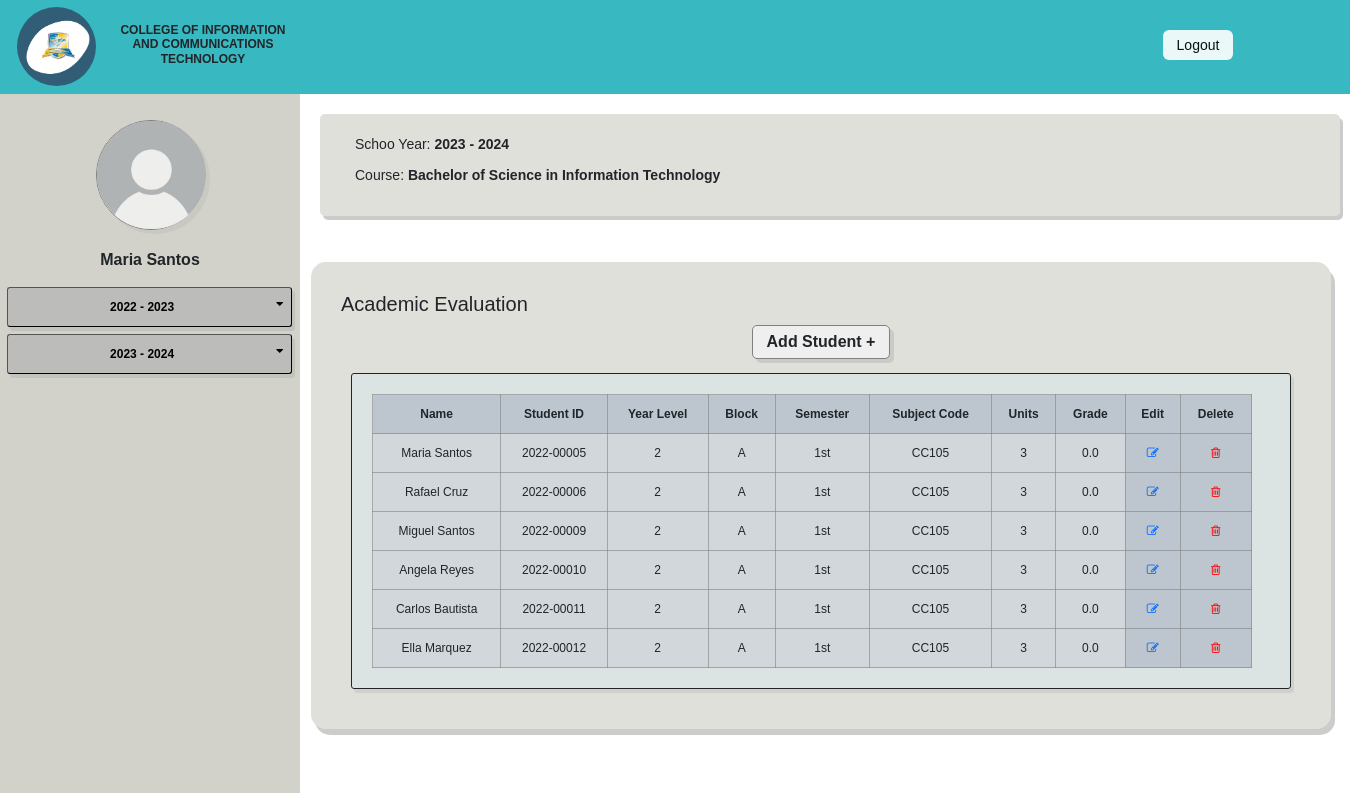
The app's page /faculty-page/faculty-main-page/faculty1_class.php (signed in) with its own data.
### tables this page shows
CREATE TABLE `faculty1db` (
  `id` int(11) NOT NULL,
  `name` varchar(50) NOT NULL,
  `idnum` varchar(20) NOT NULL,
  `yr_level` varchar(20) NOT NULL,
  `block` varchar(20) NOT NULL,
  `semester` varchar(20) NOT NULL,
  `units` int(20) NOT NULL,
  `school_year` varchar(20) NOT NULL DEFAULT '2023-2024',
  `course` varchar(50) NOT NULL DEFAULT 'BS Information Technology',
  `grade` decimal(10,1) NOT NULL,
  `subject_code` varchar(50) NOT NULL
);

### faculty-page/faculty-main-page/faculty1_class.php (the view, shortened to what this page needs)
<?php
    include("/xampp/htdocs/grps/db-conn.php");
    $username = $_SESSION['username'];
    $query = "SELECT name FROM login WHERE username = ?";
    $stmt = $con->prepare($query);
    $stmt->bind_param("s", $username);
    $stmt->execute();
    $result_name = $stmt->get_result();
    if ($result_name->num_rows == 1) {
        $row_name = $result_name->fetch_assoc();
        $name = $row_name['name'];
    } else {
        $name = "User not found";
    }
    $query = "select * from faculty1db WHERE block = 'A' ";
    $result = mysqli_query($con,$query);
?>
<!DOCTYPE html>
<html lang="en">
<head>
    <link rel="stylesheet" href="https://cdnjs.cloudflare.com/ajax/libs/font-awesome/4.7.0/css/font-awesome.min.css">
    <link rel="stylesheet" href="https://maxcdn.bootstrapcdn.com/bootstrap/3.3.7/css/bootstrap.min.css">
    <link href="https://cdn.jsdelivr.net/npm/bootstrap@5.3.3/dist/css/bootstrap.min.css" rel="stylesheet">
    <link rel="stylesheet" href="styles.css">
</head>
<body>
    <div class="nav-top">
        <img class="logo" src="CICT LOGO.jpg" alt="CICT logo">
        <h3 class="cict">COLLEGE OF INFORMATION AND COMMUNICATIONS TECHNOLOGY</h3>
    <button class="confirmation" onclick="document.getElementById('id01').style.display='block'">Logout</button>
    </div>
    <div class="sidebar-container">
        <div class="sidebar">
            <div class="profilepic-container">
                <img src="profile-user-icon.jpg" alt="profile-user-icon">
            </div>
            <h1 class="profile-username">
                <?php
                    echo $name;
                ?>
            </h1>
            <div class="scrollable-nav">
                <div class="sy">
                    <button class="dropdown-btn">2022 - 2023
                        <i class="fa fa-caret-down"></i>
                    </button>
                </div>
                <div class="sy">
                    <button class="dropdown-btn">2023 - 2024
                        <i class="fa fa-caret-down"></i>
                    </button>
                </div>
            </div>
        </div>
    </div>
    <div class="info-box">
        <p>Schoo Year: <span>2023 - 2024</span></p>
        <p>Course: <span>Bachelor of Science in Information Technology</span></p>
    </div>
    <div class="container">
        <div class="academic-evaluation">
            <h1 class="ae">Academic Evaluation</h1>
                <button class="button add" onclick="document.getElementById('id02').style.display='block'">Add Student +</button>
            <div class="final-grade">
            <div class="customization-btn">
            </div>
                <table class="tbl">
                    <thead>
                        <tr>
                            <th>Name</th>
                            <th>Student ID</th>
                            <th>Year Level</th>
                            <th>Block</th>
                            <th>Semester</th>
                            <th>Subject Code</th>
                            <th>Units</th>
                            <th>Grade</th>
                            <th>Edit</th>
                            <th>Delete</th>
                        </tr>
                    </thead>
                    <tbody>
                        <tr>
                            <?php
                            while($row = mysqli_fetch_assoc($result))
                            {
                            ?>
                                <td> <?php echo $row['name'] ?> </td>
                                <td> <?php echo $row['idnum'] ?> </td>
                                <td> <?php echo $row['yr_level'] ?> </td>
                                <td> <?php echo $row['block'] ?> </td>
                                <td> <?php echo $row['semester'] ?> </td>
                                <td> <?php echo $row['subject_code'] ?> </td>
                                <td> <?php echo $row['units'] ?> </td>
                                <td> <?php echo $row['grade'] ?> </td>
                                <th><a href="edit_page.php?idnum=<?php echo $row['idnum'] ?>"><i class="fa fa-edit"></i></a></th>
                                <th><a href="delete_page.php?idnum=<?php echo htmlspecialchars($row['idnum']); ?>"><i class="fa fa-trash-o" style="color:red;"></i></a></th>
                            </tr>
                            <?php
                            }
                            ?>
                    </tbody>
                </table>
            </div>
        </div>
    </div>
</body>
</html>

### faculty-page/faculty-main-page/styles.css (style rules this page uses)
* { padding: 0px; margin: 0; font-family: Arial, Helvetica, sans-serif; }
body { position: absolute; height: 100%; width: 100%; background-color: rgb(255, 255, 255); }
.nav-top { background-color: #38B8C0; width: 100%; height: 94px; display: flex; position: fixed; z-index: 1; }
.cict { padding: 8px; width: 200px; font-size: 12px; text-align: center; margin-top: 15px; font-family: Arial, Helvetica, sans-serif; font-weight: bold; }
img.logo { border-radius: 50%; width: 93px; height: 93px; padding: 7px; margin-left: 10px; }
.sidebar-container { width: 300px; height: 100%; background-color: rgba(202, 201, 193, 0.836); position: fixed; }
.profilepic-container { width: 110px; height: 110px; margin-top: 120px; margin-left: 32%; background-color: rgb(151, 151, 151); border-radius: 90px; border: 0.5px solid rgb(151, 151, 151); border: 1px solid gray; box-shadow: 4px 4px rgba(77, 77, 77, 0.068); }
.sidebar .profilepic-container img { width: 109px; height: 108px; background-color: rgb(180, 199, 202); z-index: -1; border-radius: 100px; }
.profile-username { background-color: #ebebeb00; font-family: Arial, Helvetica, sans-serif; width: 90%; height: 40px; font-size: 16px; font-weight: bold; margin: auto; margin-top: 10px; display: flex; justify-content: center; align-items: center; }
.fa-caret-down { float: right; padding-right: 8px; }
.dropdown-btn { display: block; margin: 7px; height: 40px; width: 95%; border-width: 1px; border-radius: 3px; box-shadow: 3px 4px rgba(128, 128, 128, 0.178); transition: all 0.5s; cursor: pointer; font-weight: 600; background-color: rgba(179, 179, 179, 0.705); color: rgb(0, 0, 0); font-size: 12px; }
.scrollable-nav { overflow: scroll; height: 286px; }
.info-box { background-color: rgba(185, 184, 174, 0.438); padding: 20px; margin-top: 114px; margin-left: 320px; width: 1020px; border-radius: 5px; font-size: 14px; box-shadow: 3px 4px rgba(128, 128, 128, 0.411); }
.info-box p { margin-left: 15px; }
.info-box span { font-weight: 600; }
.academic-evaluation { background-color: rgba(185, 184, 174, 0.438); padding: 30px; margin-top: 30px; margin-bottom: 20px; margin-left: 190px; width: 1020px; border-radius: 15px; box-shadow: 4px 6px rgba(128, 128, 128, 0.404); }
.ae { font-size: 20px; font-weight: 500; text-align: left; }
tr { font-size: 12px; }
.final-grade { margin: 10px;; background-color: rgba(219, 230, 231, 0.733); padding: 20px; border-style: solid; border-width: 1px; border-radius: 3px; box-shadow: 3px 4px rgba(128, 128, 128, 0.178); }
table { width: 880px; border: 1px solid rgb(170, 170, 170); border-radius: 5px; }
th, td { border: 1px solid rgba(128, 128, 128, 0.582); padding: 10px; }
th { background-color: rgba(187, 197, 204, 0.884); }
tr { background-color: rgba(177, 181, 192, 0.267); }
.customization-btn { width: 460px; height: 45px; margin-left: 500px; margin-top: -45px; }
.button { display: inline-block; text-align: center; padding: 4px 14px; font-size: 16px; margin: 4px 2px; cursor: pointer; border-radius: 5px; font-weight: 700; border: 1px solid gray; box-shadow: 4px 4px rgba(77, 77, 77, 0.151); }
.confirmation { background-color: #ffffff; color: rgb(0, 0, 0); margin-left: 860px; margin-top: 30px; border: none; border-radius: 6px; cursor: pointer; width: 70px; height: 30px; opacity: 0.9; font-size: 14px; }
.container { padding: 16px; text-align: center; }

### records on screen
faculty1db: name "Maria Santos", idnum "2022-00005", yr_level "2", block "A", semester "1st", subject_code "CC105", units "3", grade "0.0"
faculty1db: name "Rafael Cruz", idnum "2022-00006", yr_level "2", block "A", semester "1st", subject_code "CC105", units "3", grade "0.0"
faculty1db: name "Miguel Santos", idnum "2022-00009", yr_level "2", block "A", semester "1st", subject_code "CC105", units "3", grade "0.0"
faculty1db: name "Angela Reyes", idnum "2022-00010", yr_level "2", block "A", semester "1st", subject_code "CC105", units "3", grade "0.0"
faculty1db: name "Carlos Bautista", idnum "2022-00011", yr_level "2", block "A", semester "1st", subject_code "CC105", units "3", grade "0.0"
faculty1db: name "Ella Marquez", idnum "2022-00012", yr_level "2", block "A", semester "1st", subject_code "CC105", units "3", grade "0.0"

### other values on screen
$name "Maria Santos"
